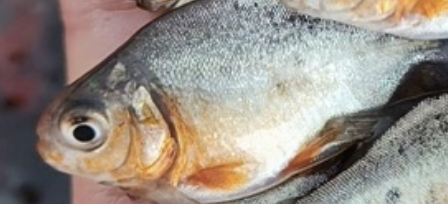
#> input picture Pomfret/pomfret11.png, 448 x 204 px; its folder holds 4 pictures in this run
$ python image_resizer_new.py
#> lines starting #> are read from the running program, lines starting #| are printed output that depends on the picture
#> in multiple_image_RGB_resize, png_image is the input picture: PIL image 448x204 RGBA; mean R, G, B, A 150.2, 141.3, 132.7, 255
import numpy as np
from PIL import Image
import os
from os import listdir

target_height = 1944
target_width = 2592

test_image_height = target_height * 1
test_image_width = target_width * 2

# [5 lines of commented-out code are left out]

def single_image_resize(partial_image_frame):
    image_orig_size = partial_image_frame.shape
    # fixing unmatched size due to rounding
    if (image_orig_size[1] < target_width):
        right_col = partial_image_frame[:, -1]
        right_col = right_col[:, np.newaxis]
        right_cols = np.tile(right_col, (1, target_width - image_orig_size[1]))
        partial_image_frame = np.concatenate((partial_image_frame, right_cols), 1)
    if (image_orig_size[0] < target_height):
        bottom_row = partial_image_frame[-1, :]
        bottom_rows = np.tile(bottom_row, (target_height - image_orig_size[0],1))
        partial_image_frame = np.concatenate((partial_image_frame, bottom_rows), 0)
    image_frame = partial_image_frame
    # print("Single reshaping done. Current shape:", image_frame.shape, "\n")
    return image_frame

def single_image_RGB_resize(png_image, counter, folder_path):
#> called with counter = 0, folder_path = 'Pomfret'
    rgb_image = png_image.convert("RGB")
    array_image = np.array(rgb_image)

    orig_shape = array_image.shape
#> orig_shape = (204, 448, 3)
    alpha_height = target_height / orig_shape[0]
#> alpha_height = 9.53
    alpha_width = target_width / orig_shape[1]
#> alpha_width = 5.79

    # expanding using PIL
    if (alpha_height > alpha_width):
        new_image = rgb_image.resize(( int(alpha_width * orig_shape[1]), int(alpha_width * orig_shape[0]) ))
        print(new_image.size)
#| (2592, 1180)
    else:
        new_image = rgb_image.resize(( int(alpha_height * orig_shape[1]), int(alpha_height * orig_shape[0]) ))
        print(new_image.size)

    # Filling with self-written function
    new_array_image = np.array(new_image)
    resized_rgb_image = np.zeros((target_height, target_width, 3))

    resized_rgb_image[:,:,0] = single_image_resize(new_array_image[:,:,0])
#> in single_image_resize, `bottom_row = partial_image_frame[-1, :]`: bottom_row = 2592 values, max 217 at index 2360, min 28 at index 173, mean 138.6
#> in single_image_resize, `bottom_rows = np.tile(bottom_row, (target_height - image_orig_size[0],..`:
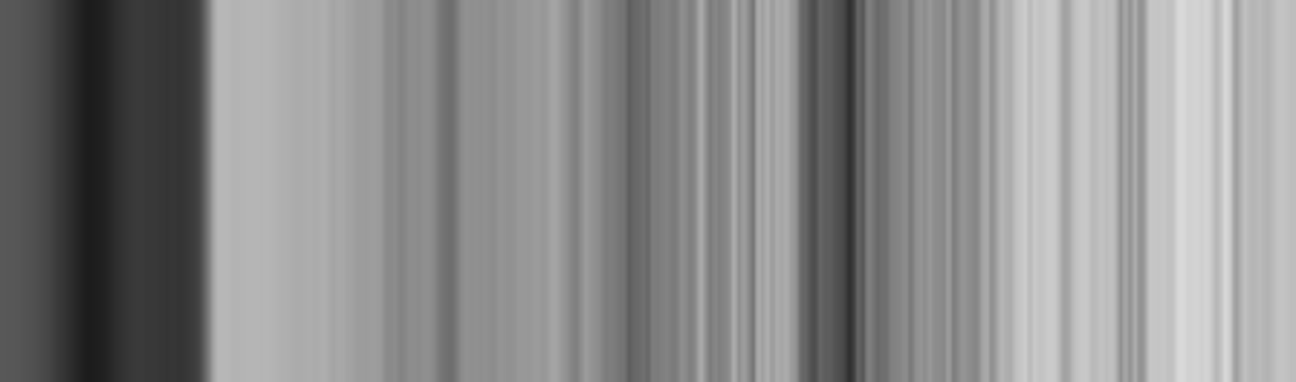
#> bottom_rows: shape (764, 2592) (shown at 1/2 size); min 28, max 217, mean 138.6
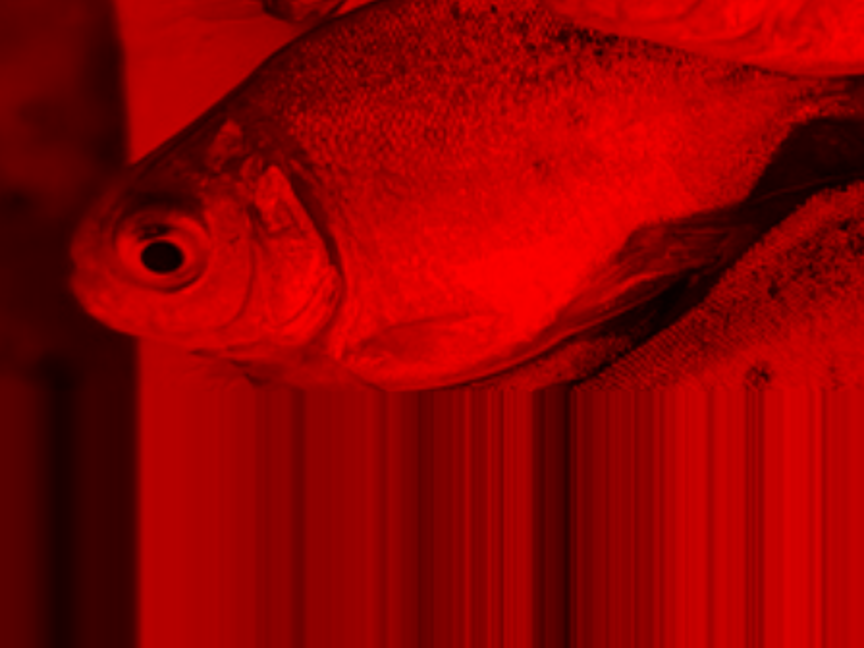
#> resized_rgb_image: shape (1944, 2592, 3) float64 (shown at 1/3 size); mean R, G, B 145.7, 0, 0
    resized_rgb_image[:,:,1] = single_image_resize(new_array_image[:,:,1])
#> in single_image_resize (call 2), `bottom_row = partial_image_frame[-1, :]`: bottom_row = 2592 values, max 222 at index 2358, min 28 at index 174, mean 131.8
#> in single_image_resize (call 2), `bottom_rows = np.tile(bottom_row, (target_height - image_orig_size[0],..`:
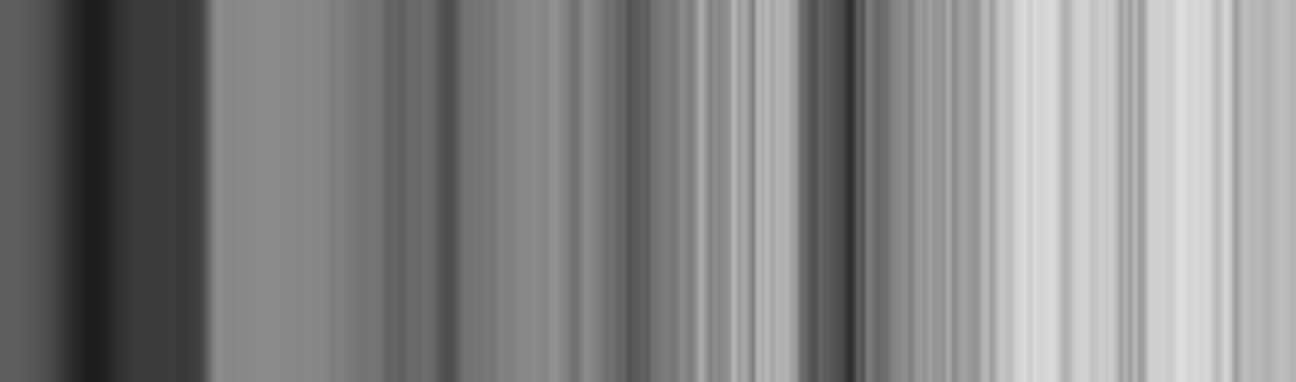
#> bottom_rows: shape (764, 2592) (shown at 1/2 size); min 28, max 222, mean 131.8
#> in single_image_resize (call 2), `partial_image_frame = np.concatenate((partial_image_frame, bottom_rows..`:
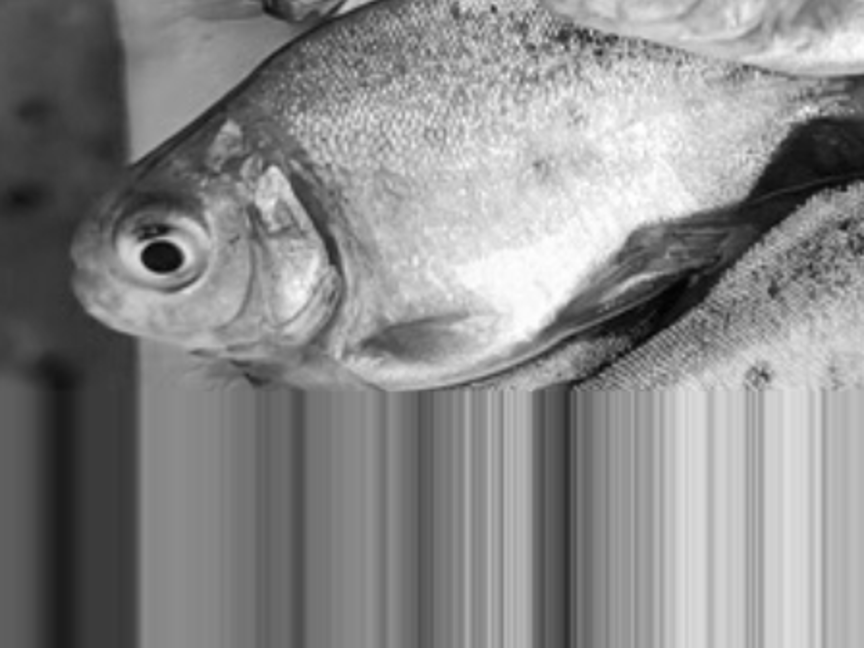
#> partial_image_frame: shape (1944, 2592) (shown at 1/3 size); min 1, max 255, mean 137.5
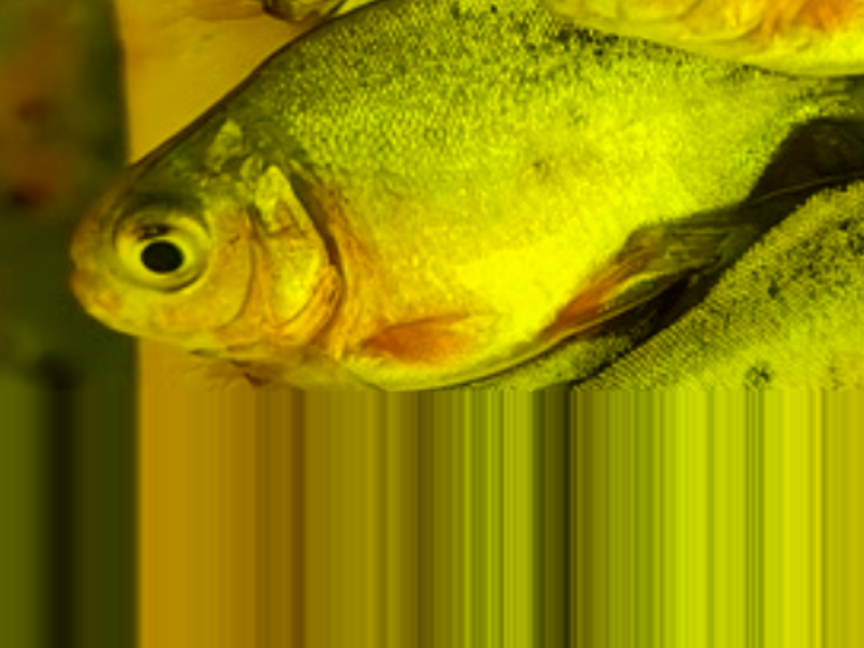
#> resized_rgb_image: shape (1944, 2592, 3) float64 (shown at 1/3 size); mean R, G, B 145.7, 137.5, 0
    resized_rgb_image[:,:,2] = single_image_resize(new_array_image[:,:,2])
#> in single_image_resize (call 3), `bottom_row = partial_image_frame[-1, :]`: bottom_row = 2592 values, max 216 at index 2069, min 30 at index 172, mean 127.3
#> in single_image_resize (call 3), `partial_image_frame = np.concatenate((partial_image_frame, bottom_rows..`:
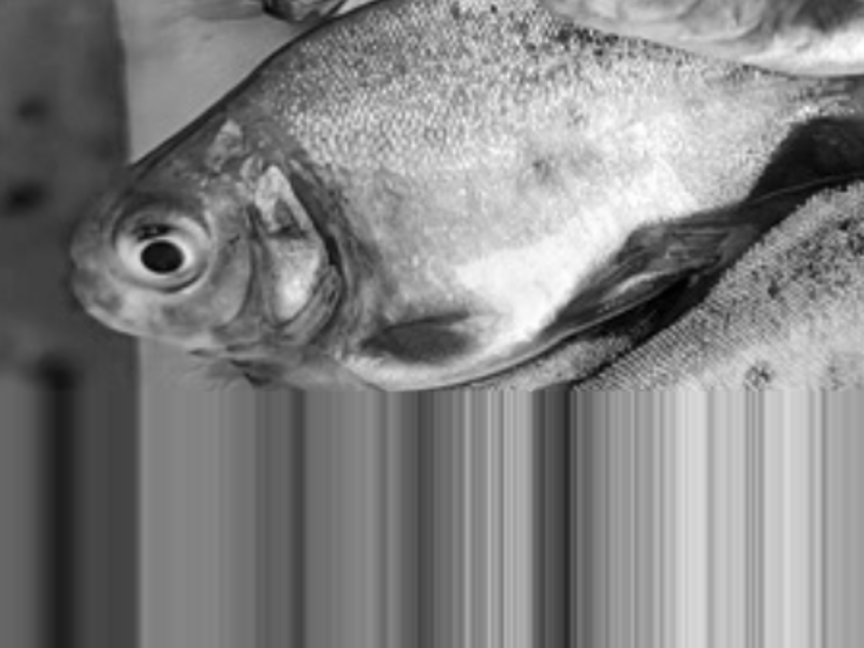
#> partial_image_frame: shape (1944, 2592) (shown at 1/3 size); min 0, max 255, mean 130.6
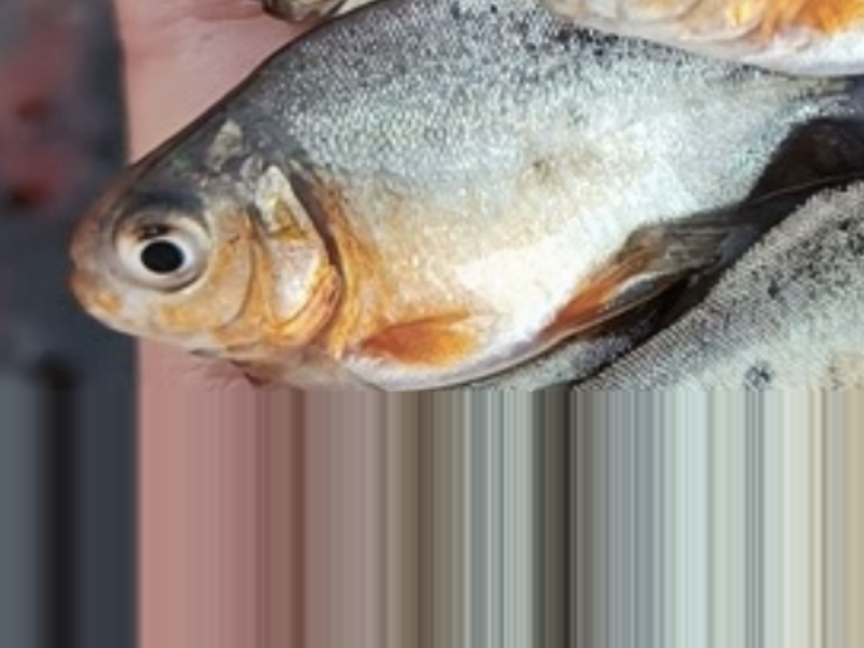
#> resized_rgb_image: shape (1944, 2592, 3) float64 (shown at 1/3 size); mean R, G, B 145.7, 137.5, 130.6

    return resized_rgb_image

def multiple_image_RGB_resize(folder_path):
    counter = 0
    for images_name in os.listdir(folder_path):
        if (images_name.endswith(".png")):
            png_image = Image.open (folder_path + "/" + images_name)


            resized_rgb_array = single_image_RGB_resize(png_image, counter, folder_path)

            formated_resized = resized_rgb_array.astype(np.uint8)
            formatted_image = Image.fromarray(formated_resized, 'RGB')
            formatted_image.save(folder_path + "_fixed/" + str(counter) + '.png', 'png')
            counter += 1
            print(counter)
        else:
            print("ERROR")
#> pass 2 of the loop in multiple_image_RGB_resize, `for images_name in os.listdir(folder_path):`:
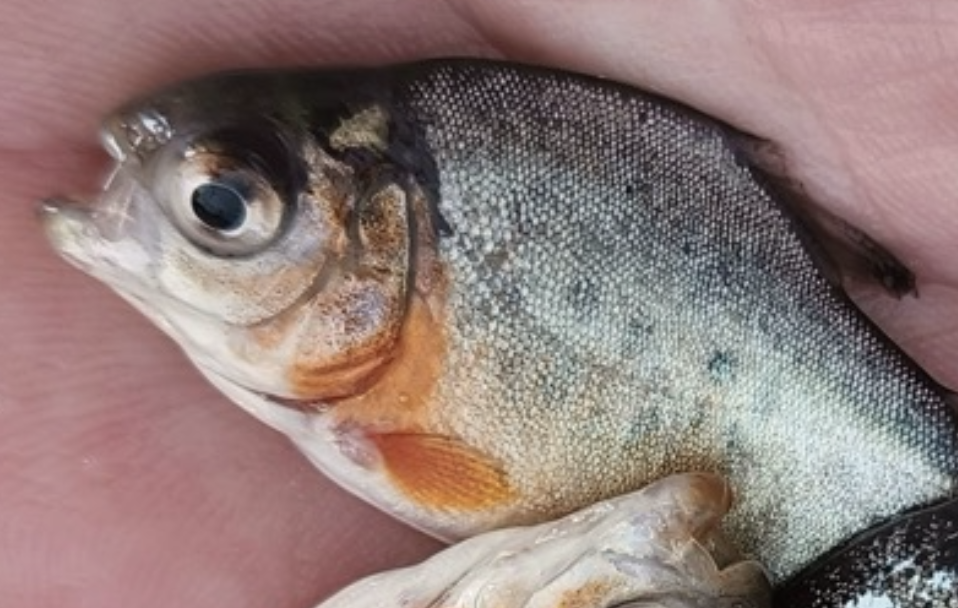
#> input picture Pomfret/pomfret23.png, 958 x 608 px
#> in multiple_image_RGB_resize, png_image is the input picture: PIL image 958x608 RGBA; mean R, G, B, A 144.5, 124.7, 121.6, 255
#> rgb_image: PIL image 958x608 RGB
#> new_image: PIL image 2592x1645 RGB
#| (2592, 1645)
#> bottom_rows: shape (299, 2592)
#> in single_image_RGB_resize (call 2), `resized_rgb_image[:,:,1] = single_image_resize(new_array_image[:,:,1])`:
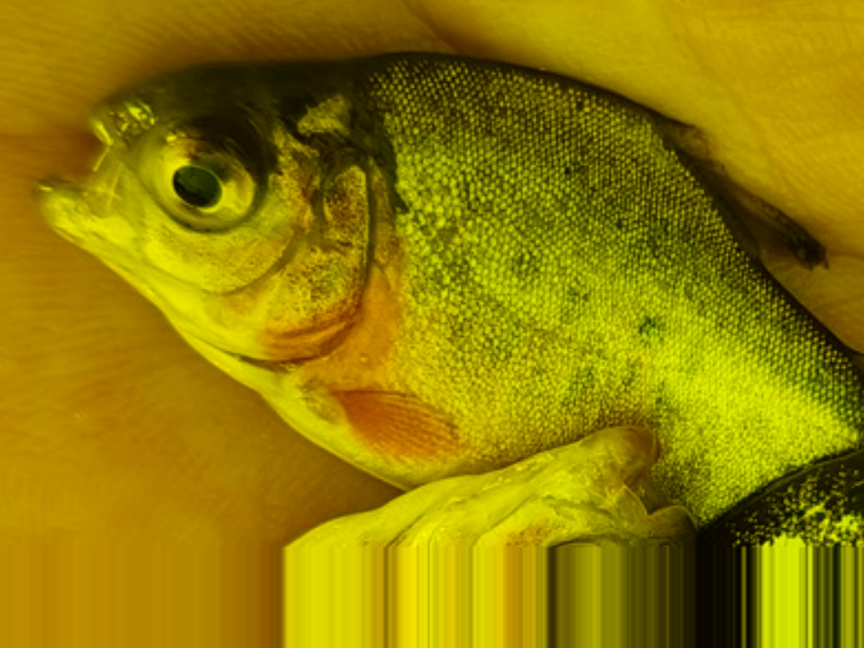
#> resized_rgb_image: shape (1944, 2592, 3) float64 (shown at 1/3 size); mean R, G, B 146.5, 126.5, 0
#> in single_image_RGB_resize (call 2), `resized_rgb_image[:,:,2] = single_image_resize(new_array_image[:,:,2])`:
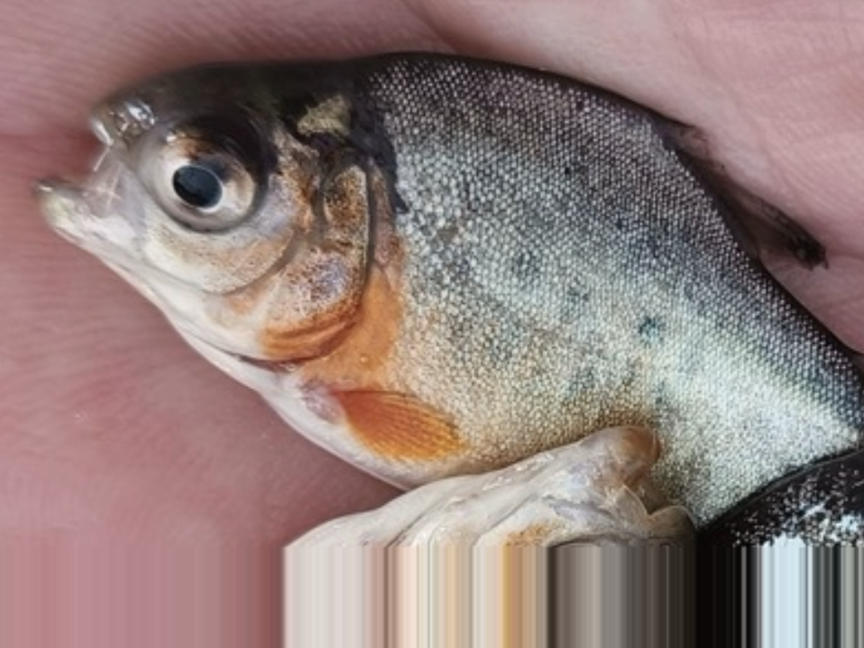
#> resized_rgb_image: shape (1944, 2592, 3) float64 (shown at 1/3 size); mean R, G, B 146.5, 126.5, 123.2
#> pass 3 of the loop in multiple_image_RGB_resize, `for images_name in os.listdir(folder_path):`:
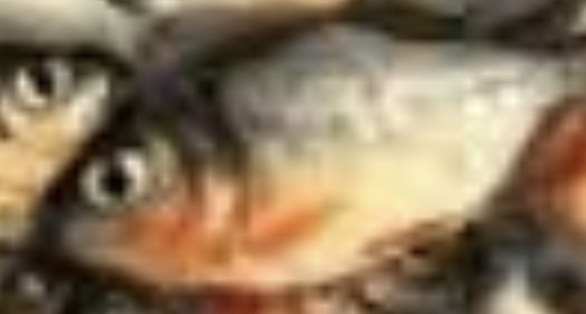
#> input picture Pomfret/pomfret25.png, 586 x 314 px
#> in multiple_image_RGB_resize, png_image is the input picture: PIL image 586x314 RGBA; mean R, G, B, A 137.4, 116.9, 90.3, 255
#> rgb_image: PIL image 586x314 RGB
#> new_image: PIL image 2592x1388 RGB
#| (2592, 1388)
#> bottom_rows: shape (556, 2592)
#> in single_image_RGB_resize (call 3), `resized_rgb_image[:,:,1] = single_image_resize(new_array_image[:,:,1])`:
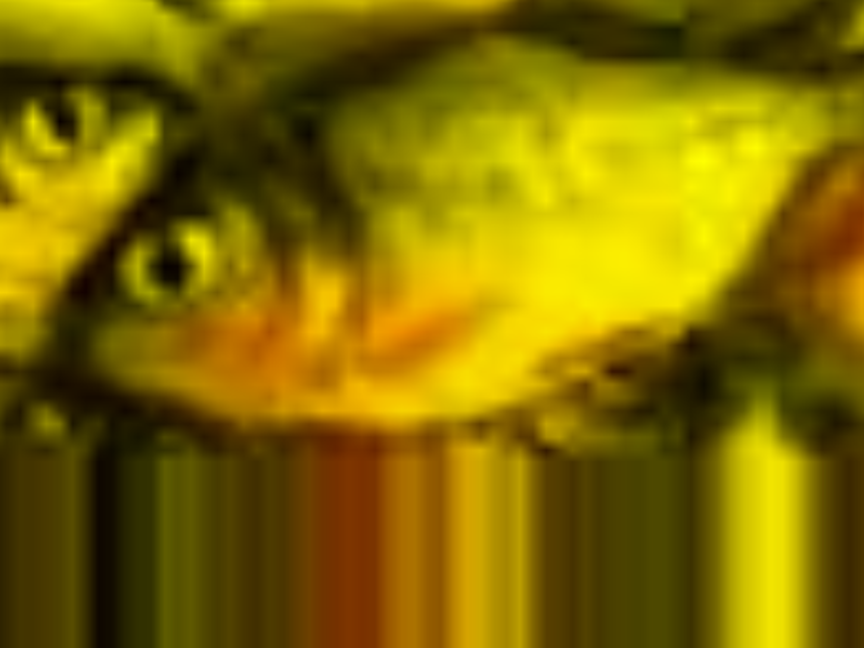
#> resized_rgb_image: shape (1944, 2592, 3) float64 (shown at 1/3 size); mean R, G, B 128.9, 107.5, 0
#> in single_image_RGB_resize (call 3), `resized_rgb_image[:,:,2] = single_image_resize(new_array_image[:,:,2])`:
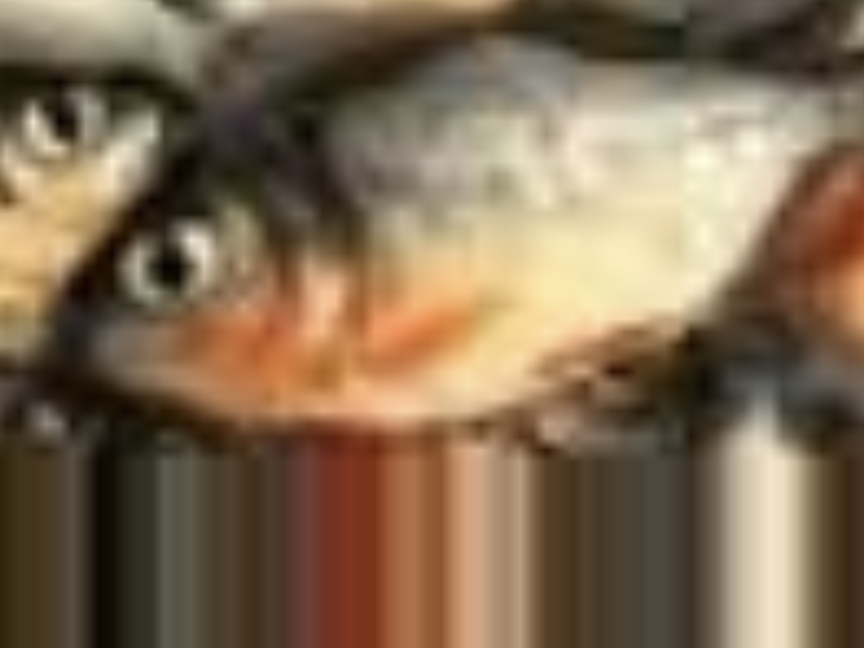
#> resized_rgb_image: shape (1944, 2592, 3) float64 (shown at 1/3 size); mean R, G, B 128.9, 107.5, 82.6
#> the loop made 4 passes; the first 3 are shown
    return 1

multiple_image_RGB_resize("Pomfret")
multiple_image_RGB_resize("SilverCarp")
#> (the run stopped early here; a loop or call above may not have finished)
